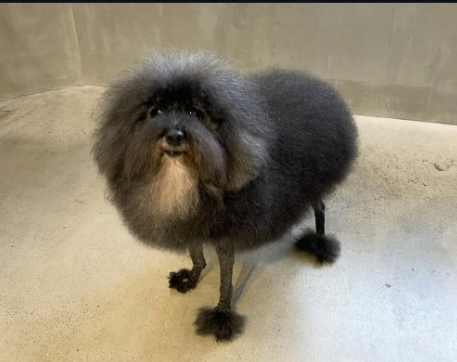
#> input picture imagem/internet.jpg, 457 x 362 px
$ python converte.py internet.jpg internet.jpg
#> lines starting #> are read from the running program, lines starting #| are printed output that depends on the picture
# Roda no Raspberry (Python normal, não MicroPython). Precisa do Pillow.
# Uso: python3 converte.py foto.jpg imagem.raw
import sys
from PIL import Image, ImageOps

# Corta no centro e redimensiona para 160x160
img = ImageOps.fit(Image.open(sys.argv[1]).convert("RGB"), (160, 160))
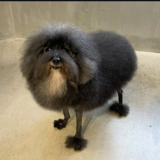
#> img: PIL image 160x160 RGB; mean R, G, B 140.2, 131.3, 112.7

dados = bytearray()
for r, g, b in img.getdata():
    cor = ((r & 0xF8) << 8) | ((g & 0xFC) << 3) | (b >> 3)
    dados += cor.to_bytes(2, "big") # O painel lê o byte alto primeiro
#> this loop made 25600 passes
#> (g, b, cor) on passes 1 to 3: (15, 20, 2146), (15, 20, 2146), (16, 20, 2178)

with open(sys.argv[2], "wb") as f:
    f.write(dados)
